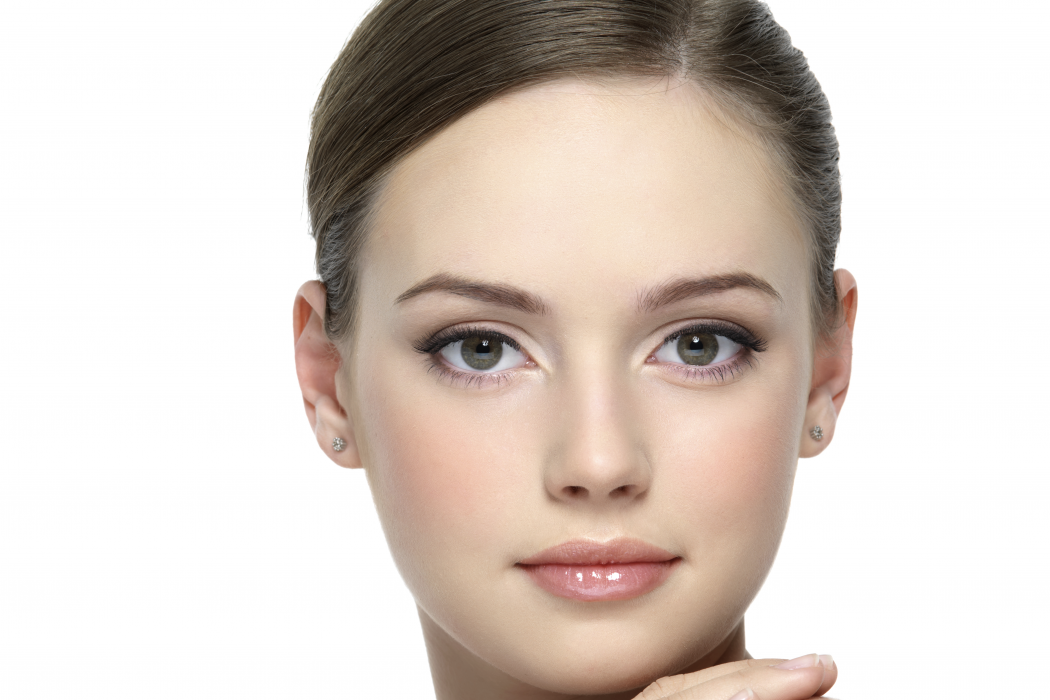
//> input picture FaceSmileMaker/FaceSmileMaker/img.png, 1050 x 700 px
$ ./main   (built with g++ and OpenCV 4)
//> lines starting //> are read from the running program, lines starting //| are printed output that depends on the picture; after the words box and inside, x2 and y2 are one past the last pixel; in counts of white or black regions, pixels touching at a corner belong together
//> further down, testImage is the input picture: 700 rows x 1050 cols, CV_8UC3; mean B, G, R 201.1, 208.5, 219.4
### FaceSmileMaker/FaceSmileMaker/SmileFaceMaker.h
#pragma once
#include<opencv2/opencv.hpp>
class SmileFaceMaker
{
public:
	SmileFaceMaker(const cv::Mat& image);
	~SmileFaceMaker();

	void drawFaceOutline();

private:
	cv::Mat mImage;
};

### FaceSmileMaker/FaceSmileMaker/stdafx.h
// stdafx.h : include file for standard system include files,
// or project specific include files that are used frequently, but
// are changed infrequently
//

#pragma once

#include "targetver.h"

#include <stdio.h>
#include <tchar.h>


// TODO: reference additional headers your program requires here

### FaceSmileMaker/FaceSmileMaker/SmileFaceMaker.cpp
#include "stdafx.h"
#include "SmileFaceMaker.h"

SmileFaceMaker::SmileFaceMaker(const cv::Mat & image)
{
	mImage = image;
}

SmileFaceMaker::~SmileFaceMaker()
{
}

void SmileFaceMaker::drawFaceOutline()
{
	cv::Size size = mImage.size();
//> size = Size(1050, 700)
	int imgWidth = size.width;
//> imgWidth = 1050
	int imgHeight = size.height;
//> imgHeight = 700

	cv::Mat faceOutline = cv::Mat::zeros(size, mImage.type());
	cv::Scalar color = CV_RGB(200, 100,200);   // black
	int thickness = 4;
	int faceHeight = (imgHeight/2) * (70.f / 100.f);
//> faceHeight = 245
	int faceWidth = (imgWidth/2 ) * (70.f / 100.f);
//> faceWidth = 367

	cv::ellipse(faceOutline, cv::Point(imgWidth / 2, imgHeight / 2), cv::Size(faceWidth, faceHeight), 0, 0, 360, color, thickness, CV_AA);
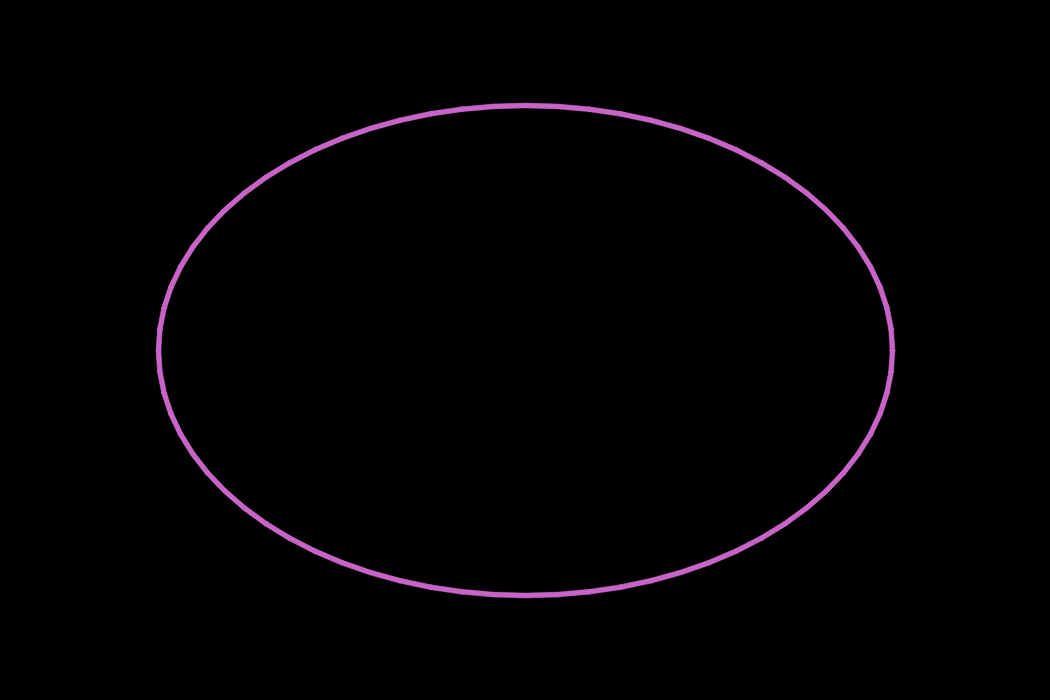
//> faceOutline: 700 rows x 1050 cols, CV_8UC3; mean B, G, R 2.8, 1.4, 2.8

	// Draw the eye outlines, as 2 half ellipses.
	int eyeW = faceWidth * 23 / 100;
//> eyeW = 84
	int eyeH = faceHeight * 11 / 100;
//> eyeH = 26
	int eyeX = faceWidth * 48 / 100;
//> eyeX = 176
	int eyeY = faceHeight * 13 / 100;
//> eyeY = 31
	// Set the angle and shift for the eye half ellipses.
	int eyeA = 15; // angle in degrees.
	int eyeYshift = 11;
	// Draw eyes
	ellipse(faceOutline, cv::Point(imgWidth / 2 - eyeX, imgHeight / 2 - eyeY), cv::Size(eyeW, eyeH), 0, 180 + eyeA, 360 - eyeA, color, thickness, CV_AA);
	ellipse(faceOutline, cv::Point(imgWidth / 2 - eyeX, imgHeight / 2 - eyeY - eyeYshift), cv::Size(eyeW, eyeH), 0, 0 + eyeA, 180 - eyeA, color, thickness, CV_AA);
	ellipse(faceOutline, cv::Point(imgWidth / 2 + eyeX, imgHeight / 2 - eyeY), cv::Size(eyeW, eyeH), 0, 180 + eyeA, 360 - eyeA, color, thickness, CV_AA);
	ellipse(faceOutline, cv::Point(imgWidth / 2 + eyeX, imgHeight / 2 - eyeY - eyeYshift), cv::Size(eyeW, eyeH), 0, 0 + eyeA, 180 - eyeA, color, thickness, CV_AA);

	// Draw the bottom lip of the mouth.
	int mouthY = faceHeight * 53 / 100;
//> mouthY = 129
	int mouthW = faceWidth * 45 / 100;
//> mouthW = 165
	int mouthH = faceHeight * 6 / 100;
//> mouthH = 14
	ellipse(faceOutline, cv::Point(imgWidth / 2, imgHeight / 2 + mouthY), cv::Size(mouthW, mouthH), 0, 0, 180, color, thickness, CV_AA);
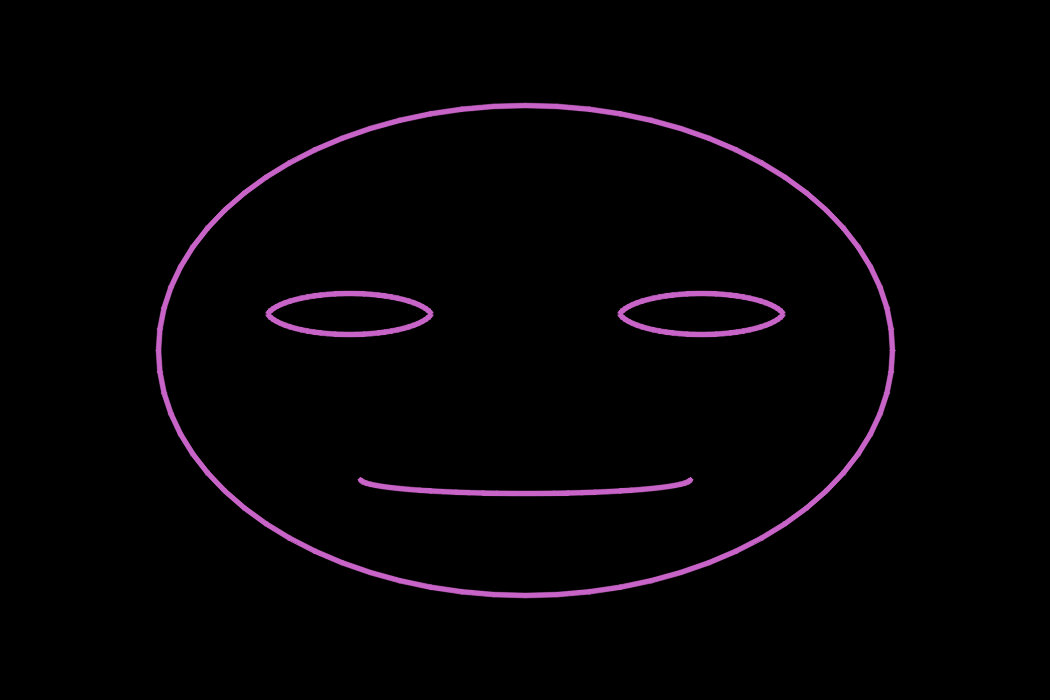
//> faceOutline: 700 rows x 1050 cols, CV_8UC3; mean B, G, R 4.4, 2.2, 4.4
	cv::addWeighted(mImage, 1.0, faceOutline, 0.7, 0, mImage, mImage.type()/*CV_8UC3*/);
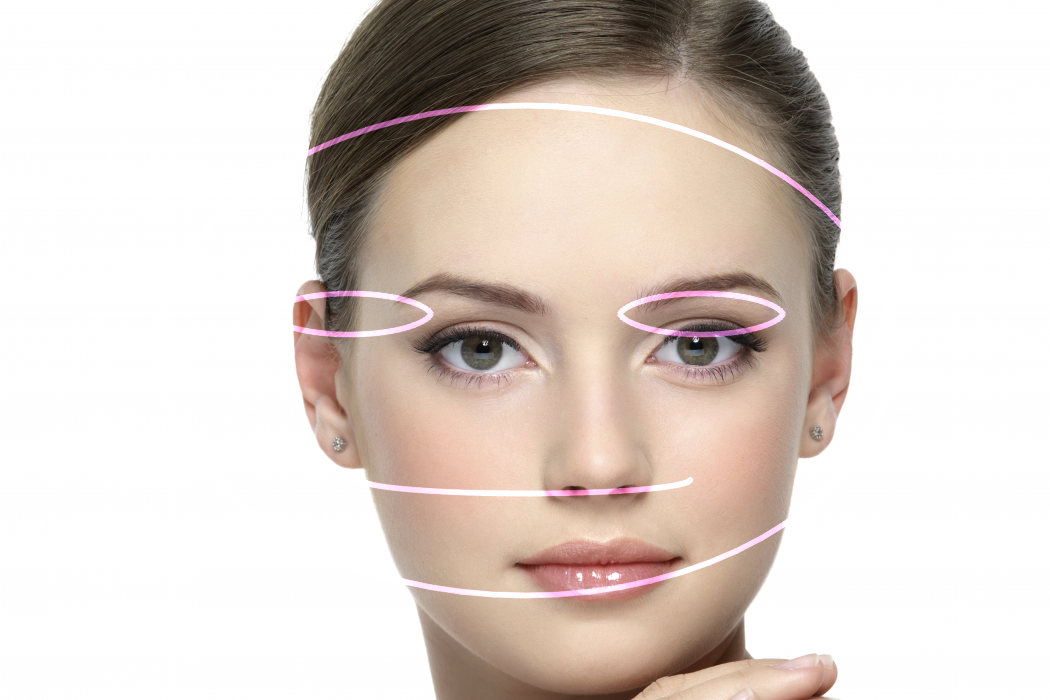
//> mImage: 700 rows x 1050 cols, CV_8UC3; 2.19% of pixels changed, all inside (x1, y1, x2, y2) = (155, 102, 896, 599)

	//DEBUG
	//cv::namedWindow("faceOutlineImage", CV_WINDOW_AUTOSIZE);	// note: you can use CV_WINDOW_NORMAL which allows resizing the window
	//cv::imshow("faceOutlineImage", faceOutline);		// show windows
}

### FaceSmileMaker/FaceSmileMaker/main.cpp
// FaceSmileMaker.cpp : Defines the entry point for the console application.
//

#include "stdafx.h"
#include "SmileFaceMaker.h"


#include<iostream>
#include<string>

///////////////////////////////////////////////////////////////////////////////////////////////////
int main() {

	cv::Mat testImage;		// input image
	cv::waitKey(0);
	const std::string testImgName("img.png");
	testImage = cv::imread(testImgName);			// open image

	SmileFaceMaker faceMaker(testImage);

	if (testImage.empty()) {									// if unable to open image
		std::cout << "error: cannot found  file\n\n";		// show error message on command line
		cv::waitKey(0);
		return 0;											// and exit program
	}


	//declare main window
	cv::namedWindow("testImage", CV_WINDOW_AUTOSIZE);	// note: you can use CV_WINDOW_NORMAL which allows resizing the window
	cv::imshow("testImage", testImage);		// show windows
	faceMaker.drawFaceOutline();
	cv::namedWindow("testImage", CV_WINDOW_AUTOSIZE);	// note: you can use CV_WINDOW_NORMAL which allows resizing the window
	cv::imshow("testImage", testImage);		// show windows
	cv::waitKey(0);

	return(0);
}
